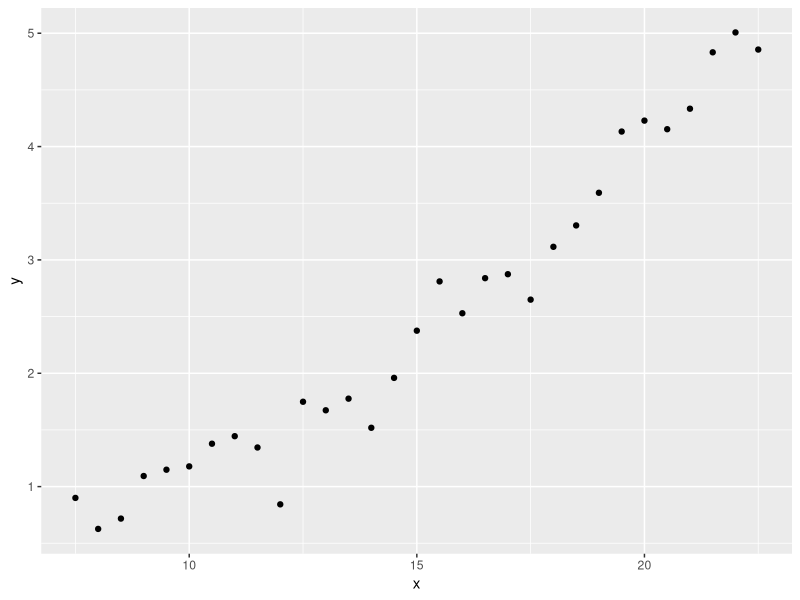
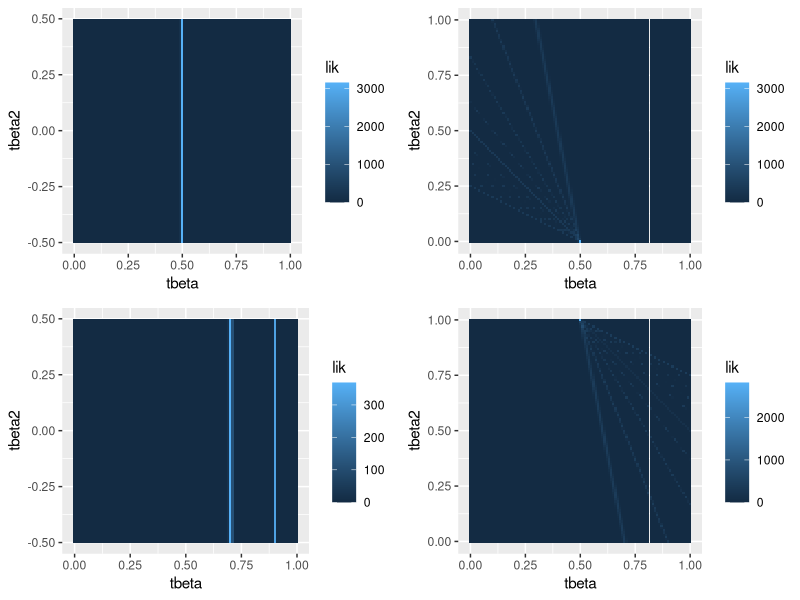
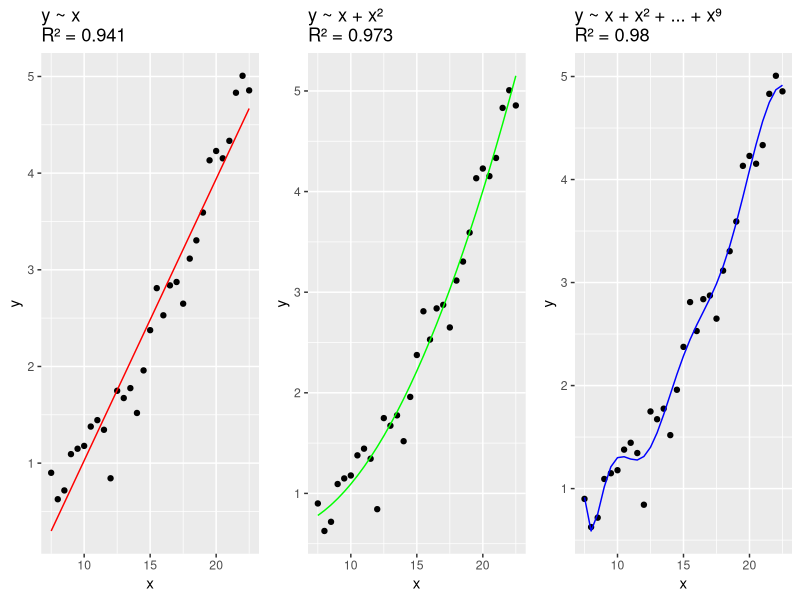
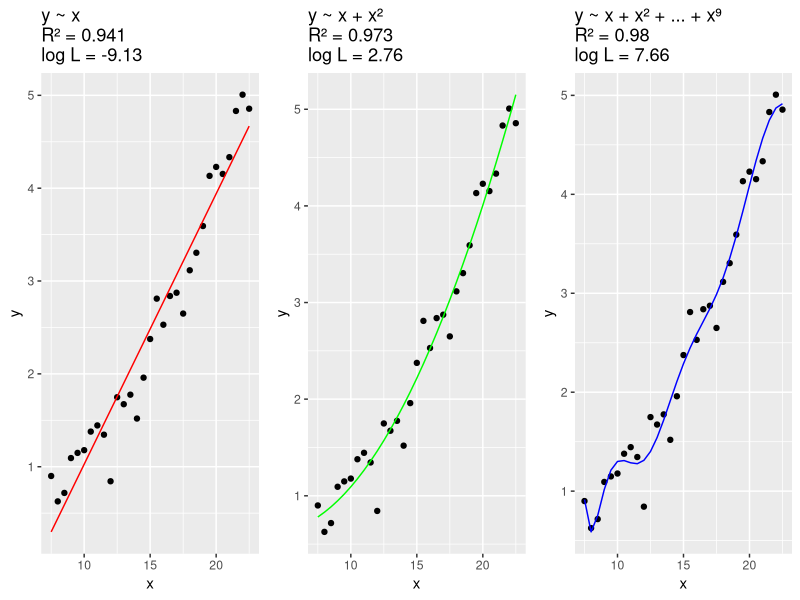
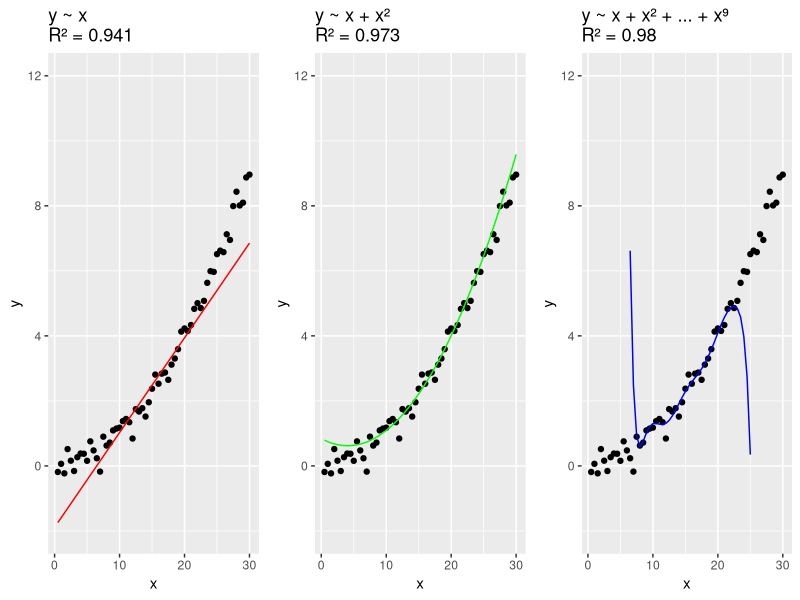
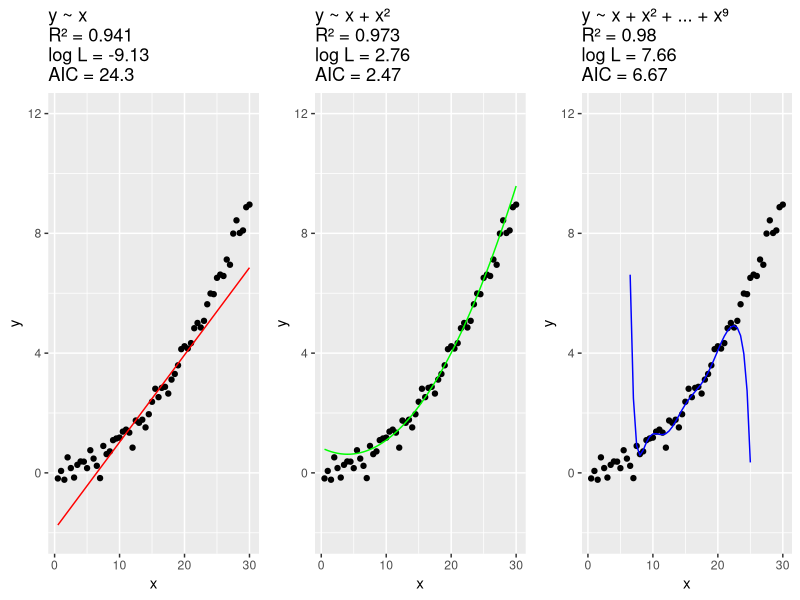
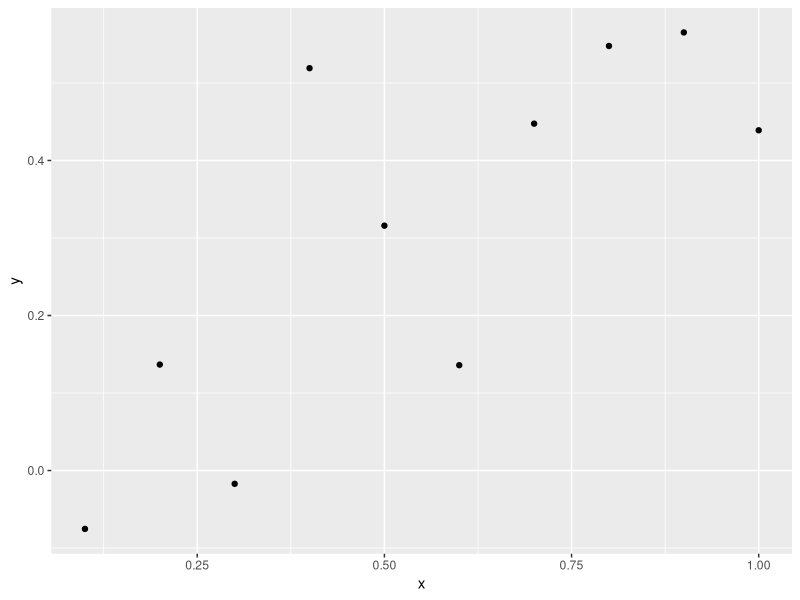
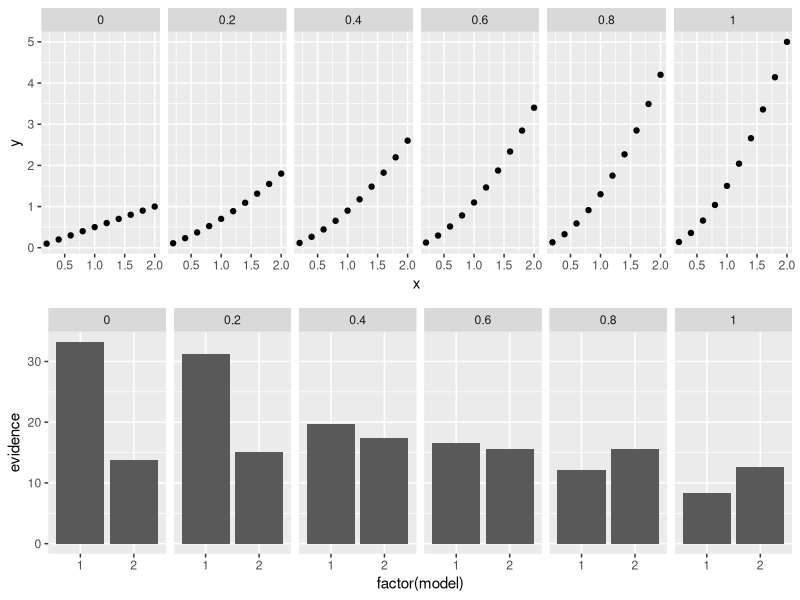

These figures' R source, in order:
library(ggplot2)
library(gridExtra)

### simple model selection quiz

set.seed(1)  # seed for reproducibility
sf = 2       # resolution for PNG outputs

# construct and subsample dataset
npoint = 60
x = (1:npoint)/2
y = 0.01*x**2+rnorm(npoint, sd=0.3)
df.all = data.frame(x=x, y=y)
df = df.all[(npoint/4):(3*npoint/4),]

ggplot(df, aes(x=x,y=y)) + geom_point()

# fit various polynomial models; use summary stats for plot titles
my.lm.1 = lm(y ~ x, data=df)
my.lm.2 = lm(y ~ I(x) + I(x**2), data=df)
my.lm.9 = lm(y ~ I(x) + I(x**2) + I(x**3) + I(x**4) + I(x**5) + I(x**6) + I(x**7) + I(x**8) + I(x**9), data=df)
title.1 = paste(c("y ~ x\nR² = ", signif(summary(my.lm.1)$r.squared, digits=3)), collapse="")
title.2 = paste(c("y ~ x + x²\nR² = ", signif(summary(my.lm.2)$r.squared, digits=3)), collapse="")
title.9 = paste(c("y ~ x + x² + ... + x⁹\nR² = ", signif(summary(my.lm.9)$r.squared, digits=3)), collapse="")

# get predictions of fitted models
df$predict.1 = predict(my.lm.1)
df$predict.2 = predict(my.lm.2)
df$predict.9 = predict(my.lm.9)

# construct plots
g.1 = ggplot(df) + geom_point(aes(x=x,y=y)) + geom_line(aes(x=x,y=predict.1), color="red") + ggtitle(title.1)
g.2 = ggplot(df) + geom_point(aes(x=x,y=y)) + geom_line(aes(x=x,y=predict.2), color="green") + ggtitle(title.2)
g.3 = ggplot(df) + geom_point(aes(x=x,y=y)) + geom_line(aes(x=x,y=predict.9), color="blue") + ggtitle(title.9)

# output this set
png("cedas-model-1.png", width=600*sf, height=300*sf, res=72*sf)
grid.arrange(g.1,g.2,g.3,nrow=1)
dev.off()

# add likelihood values
title.1a = paste(c("y ~ x\nR² = ", signif(summary(my.lm.1)$r.squared, digits=3), "\nlog L = ", signif(logLik(my.lm.1), digits=3)), collapse="")
title.2a = paste(c("y ~ x + x²\nR² = ", signif(summary(my.lm.2)$r.squared, digits=3), "\nlog L = ", signif(logLik(my.lm.2), digits=3)), collapse="")
title.9a = paste(c("y ~ x + x² + ... + x⁹\nR² = ", signif(summary(my.lm.9)$r.squared, digits=3), "\nlog L = ", signif(logLik(my.lm.9), digits=3)), collapse="")

# output with likelihood values
g.1a = ggplot(df) + geom_point(aes(x=x,y=y)) + geom_line(aes(x=x,y=predict.1), color="red") + ggtitle(title.1a)
g.2a = ggplot(df) + geom_point(aes(x=x,y=y)) + geom_line(aes(x=x,y=predict.2), color="green") + ggtitle(title.2a)
g.3a = ggplot(df) + geom_point(aes(x=x,y=y)) + geom_line(aes(x=x,y=predict.9), color="blue") + ggtitle(title.9a)

png("cedas-model-3.png", width=600*sf, height=300*sf, res=72*sf)
grid.arrange(g.1a,g.2a,g.3a,nrow=1)
dev.off()

# compare predictions to withheld data
df.all$predict.1 = predict(my.lm.1, newdata=df.all)
df.all$predict.2 = predict(my.lm.2, newdata=df.all)
df.all$predict.9 = predict(my.lm.9, newdata=df.all)

# add AIC to plot titles
title.1b = paste(c("y ~ x\nR² = ", signif(summary(my.lm.1)$r.squared, digits=3), "\nlog L = ", signif(logLik(my.lm.1), digits=3), "\nAIC = ", signif(AIC(my.lm.1), digits=3)), collapse="")
title.2b = paste(c("y ~ x + x²\nR² = ", signif(summary(my.lm.2)$r.squared, digits=3), "\nlog L = ", signif(logLik(my.lm.2), digits=3), "\nAIC = ", signif(AIC(my.lm.2), digits=3)), collapse="")
title.9b = paste(c("y ~ x + x² + ... + x⁹\nR² = ", signif(summary(my.lm.9)$r.squared, digits=3), "\nlog L = ", signif(logLik(my.lm.9), digits=3), "\nAIC = ", signif(AIC(my.lm.9), digits=3)), collapse="")

# plot this set with withheld data
g.1b = ggplot(df.all) + geom_point(aes(x=x,y=y)) + geom_line(aes(x=x,y=predict.1), color="red") + ggtitle(title.1) + ylim(-2,12)
g.2b = ggplot(df.all) + geom_point(aes(x=x,y=y)) + geom_line(aes(x=x,y=predict.2), color="green") + ggtitle(title.2) + ylim(-2,12)
g.3b = ggplot(df.all) + geom_point(aes(x=x,y=y)) + geom_line(aes(x=x,y=predict.9), color="blue") + ggtitle(title.9) + ylim(-2,12)

png("cedas-model-2.png", width=600*sf, height=300*sf, res=72*sf)
grid.arrange(g.1b,g.2b,g.3b,nrow=1)
dev.off()

# plot without the giveaway
g.1c = ggplot(df.all) + geom_point(aes(x=x,y=y)) + geom_line(aes(x=x,y=predict.1), color="red") + ggtitle(title.1b) + ylim(-2,12)
g.2c = ggplot(df.all) + geom_point(aes(x=x,y=y)) + geom_line(aes(x=x,y=predict.2), color="green") + ggtitle(title.2b) + ylim(-2,12)
g.3c = ggplot(df.all) + geom_point(aes(x=x,y=y)) + geom_line(aes(x=x,y=predict.9), color="blue") + ggtitle(title.9b) + ylim(-2,12)

png("cedas-model-4.png", width=600*sf, height=300*sf, res=72*sf)
grid.arrange(g.1c,g.2c,g.3c,nrow=1)
dev.off()

#########

# just a simple illustrative scatterplot for Bayesian inference
set.seed(1)

x = (1:10)/10
y = 0.5*x+rnorm(10, sd=0.2)

png("scatter.png", width=200*sf, height=200*sf, res=72*sf)
ggplot(data.frame(x=x,y=y), aes(x=x,y=y)) + geom_point()
dev.off()

####################

# bayesian model selection
set.seed(1)

# inefficient for loops and data frame binding -- will take a while
npoint = 10

# initialise data frames
res = data.frame()
src = data.frame()
lik.1.df = lik.2.df = data.frame()

# loop through beta2, the coefficient of x^2 in the synthetic data generation
for(beta2 in (0:5)/5) {
  # construct a synthetic dataset 
  x = (1:npoint)/(npoint/2)
  y = beta2*x**2 + 0.5*x +rnorm(npoint, sd=0.001)
  src = rbind(src, data.frame(beta2=beta2, x=x, y=y))
  
  # initialise evidence integrals
  total.lik1 = total.lik2 = 0
  # loop through prior on beta, the x coefficient
  for(tbeta in (0:100)/100) {
    tlik2 = 0
    # loop through prior on beta2, the x^2 coefficient
    for(tbeta2 in (0:100)/100) {
      # get likelihood for x^2 model
      d2 = y-(tbeta2*(x**2) + tbeta*x)
      lik2 = sum(dnorm(d2, mean=0, sd=0.001))
      # add likelihood*prior
      tlik2 = tlik2 + lik2*0.01*0.01
      # record likelihood at this particular prior point for a subset of examples
      if(beta2 == 0 | beta2 == 1) {
        lik.2.df = rbind(lik.2.df, data.frame(beta2=beta2, tbeta=tbeta, tbeta2=tbeta2, lik=lik2))
      }
    }
    # get likelihood for x model
    d1 = y-(tbeta*x)
    lik1 = sum(dnorm(d1, mean=0, sd=0.001))
    # record likelihood at this particular prior point for a subset of examples
    if(beta2 == 0 | beta2 == 1) {
    lik.1.df = rbind(lik.1.df, data.frame(beta2=beta2, tbeta=tbeta, tbeta2=0, lik=lik1))
    }
    # add likelihood*prior for model x
    total.lik1 = total.lik1 + lik1*0.01
    # add this integrated strip for model x^2
    total.lik2 = total.lik2 + tlik2
  }
 
  # add these results to our data frame
  res = rbind(res, data.frame(beta2=beta2, model=1, evidence=total.lik1))
              res = rbind(res, data.frame(beta2=beta2, model=2, evidence=total.lik2))
}

# plot the behaviour of model evidence as synthetic data changes
r.1 = ggplot(src, aes(x=x,y=y)) + geom_point() + facet_wrap(~beta2, nrow=1)
r.2 = ggplot(res, aes(x=factor(model),y=evidence)) + geom_col()  +  facet_wrap(~beta2, nrow=1)
png("cedas-model-sel-x2.png", width=600*sf, height=200*sf, res=72*sf)
grid.arrange(r.1, r.2, nrow=2)
dev.off()

# plot likelihood surfaces over prior support
lik.1.plot1 = ggplot(lik.1.df[lik.1.df$beta2==0,], aes(x=tbeta, y=tbeta2, fill=lik)) + geom_tile()
lik.2.plot1 = ggplot(lik.2.df[lik.2.df$beta2==0,], aes(x=tbeta, y=tbeta2, fill=lik)) + geom_tile()

lik.1.plot2 = ggplot(lik.1.df[lik.1.df$beta2==1,], aes(x=tbeta, y=tbeta2, fill=lik)) + geom_tile()
lik.2.plot2 = ggplot(lik.2.df[lik.2.df$beta2==1,], aes(x=tbeta, y=tbeta2, fill=lik)) + geom_tile()

grid.arrange(lik.1.plot1, lik.2.plot1, lik.1.plot2, lik.2.plot2, nrow=2)
